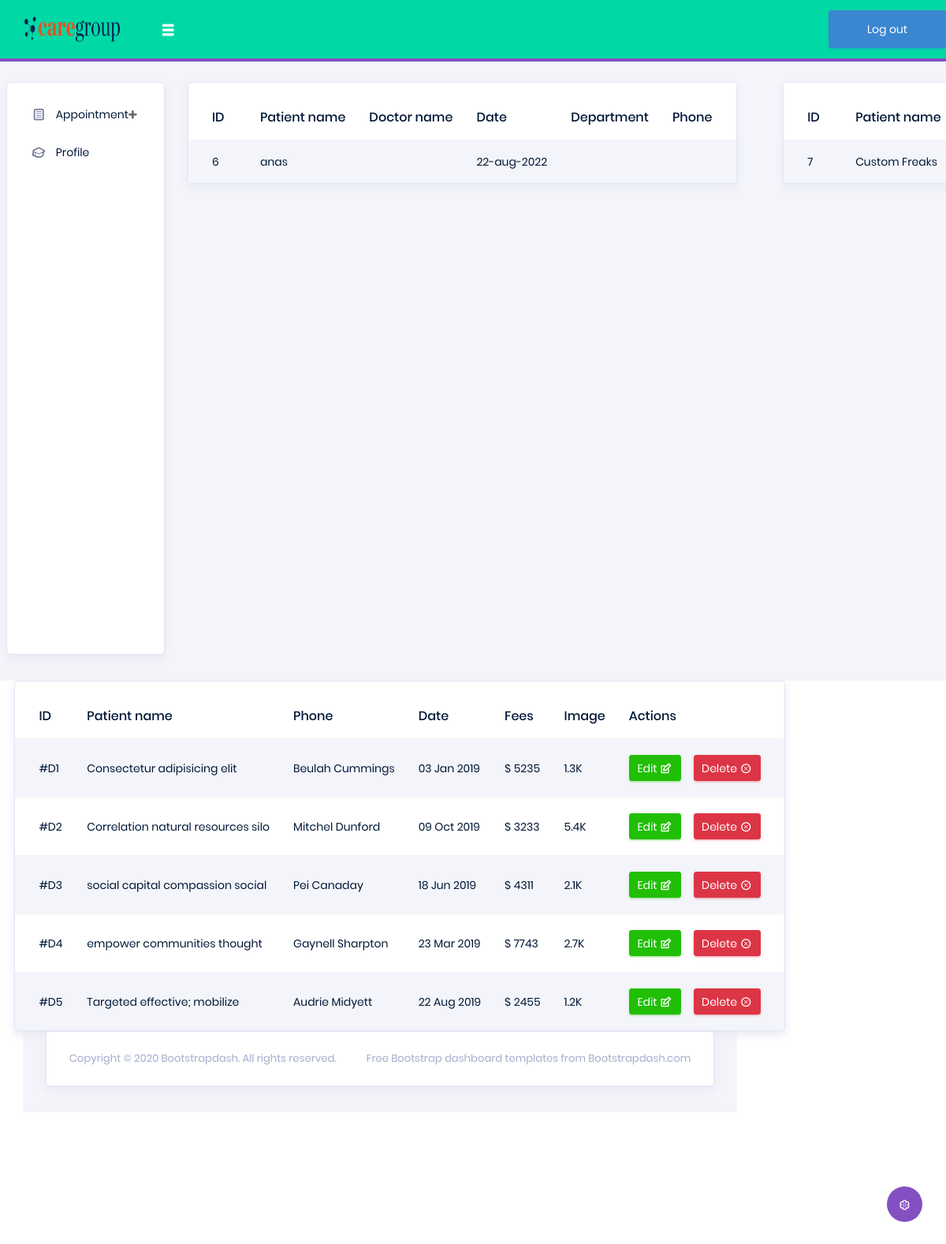
Page /Dashboard/patientdash.php on the committed database.
### tables this page shows
CREATE TABLE `appointment` (
  `id` int(11) NOT NULL,
  `p_name` varchar(50) NOT NULL,
  `email` varchar(50) NOT NULL,
  `date` varchar(50) NOT NULL,
  `department` varchar(50) NOT NULL,
  `doctor` varchar(50) NOT NULL,
  `phone` varchar(50) NOT NULL
);

### Dashboard/patientdash.php (the view, shortened to what this page needs)
<!DOCTYPE html>
<html lang="en">
<head>
  <link rel="stylesheet" href="vendors/typicons/typicons.css">
  <link rel="stylesheet" href="vendors/css/vendor.bundle.base.css">
  <link rel="stylesheet" href="css/vertical-layout-light/style.css">
</head>
<body>
    <nav class="navbar col-lg-12 col-12 p-0 fixed-top d-flex flex-row"  style="background: #00D9A5;">
      <div class="navbar-brand-wrapper d-flex justify-content-center"  style="background: #00D9A5;">
        <div class="navbar-brand-inner-wrapper d-flex justify-content-between align-items-center w-100" >
          <a class="navbar-brand brand-logo" href="index.php"><img src="images/logo-mini.PNG" alt="logo" /></a>
          <button class="navbar-toggler navbar-toggler align-self-center" type="button" data-toggle="minimize">
            <span class="typcn typcn-th-menu"></span>
          </button>
        </div>
      </div>
     <a href="logout.php" class="btn btn-info btn-lg">
          <span class="glyphicon glyphicon-log-out"></span> Log out
        </a>
    </nav>
    <div class="container-fluid page-body-wrapper">
      <div class="theme-setting-wrapper">
        <div id="settings-trigger"><i class="typcn typcn-cog-outline"></i></div>
      </div>
      <nav class="sidebar sidebar-offcanvas" id="sidebar">
        <ul class="nav">
          <li class="nav-item">
            <a class="nav-link" data-toggle="collapse" href="#ui-basic" aria-expanded="false" aria-controls="ui-basic">
              <i class="typcn typcn-document-text menu-icon"></i>
              <span class="menu-title">Appointment</span>
              <i class="menu-arrow"></i>
            </a>
          </li>
          <li class="nav-item">
            <a class="nav-link" href="example.php">
              <i class="typcn typcn-mortar-board menu-icon"></i>
              <span class="menu-title">Profile</span>
            </a>
          </li>
        </ul>
      </nav>
      <?php
      include ('connectt.php');
      $sql = "SELECT * FROM appointment";
      $result = mysqli_query($conn, $sql);
      while ($row = mysqli_fetch_array($result)) { ?>
        <div class='main-panel'>
          <div class='content-wrapper'>
            <div class='row'>
              <div class='col-md-12'>
                <div class='card'>
                  <div class='table-responsive pt-3'>
                    <table class='table table-striped project-orders-table'>
                      <thead>
                        <tr>
                          <th class='ml-5'>ID</th>
                          <th>Patient name</th>
                          <th>Doctor name</th>
                          <th>Date</th>
                          <th>Department</th>
                          <th>Phone</th>
                        </tr>
                      </thead>
                      <tbody>
                        <tr>
                          <td><?php echo $row["id"] ?></td>
                          <td><?php echo $row["p_name"] ?></td>
                          <td><?php echo $row["department"] ?></td>
                          <td><?php echo $row["date"] ?></td>
                          <td><?php echo $row["doctor"] ?></td>
                          <td><?php echo $row["phone"] ?></td>
                        </tr>
                      </tbody>
                    </table>
                  </div>
                </div>
              </div>
            </div>
          </div>
        </div>
      <?php } ?>
    </div>
      <div class="main-panel">
        <div class="content-wrapper">
          <div class="row">
          <div class="row">
            <div class="col-md-12">
              <div class="card">
                <div class="table-responsive pt-3">
                  <table class="table table-striped project-orders-table">
                    <thead>
                      <tr>
                        <th class="ml-5">ID</th>
                        <th>Patient name</th>
                        <th>Phone</th>
                        <th>Date</th>
                        <th>Fees</th>
                        <th>Image</th>
                        <th>Actions</th>
                      </tr>
                    </thead>
                    <tbody>
                      <tr>
                        <td>#D1</td>
                        <td>Consectetur adipisicing elit </td>
                        <td>Beulah Cummings</td>
                        <td>03 Jan 2019</td>
                        <td>$ 5235</td>
                        <td>1.3K</td>
                        <td>
                          <div class="d-flex align-items-center">
                            <button type="button" class="btn btn-success btn-sm btn-icon-text mr-3">
                              Edit
                              <i class="typcn typcn-edit btn-icon-append"></i>
                            </button>
                            <button type="button" class="btn btn-danger btn-sm btn-icon-text">
                              Delete
                              <i class="typcn typcn-delete-outline btn-icon-append"></i>
                            </button>
                          </div>
                        </td>
                      </tr>
                      <tr>
                        <td>#D2</td>
                        <td>Correlation natural resources silo</td>
                        <td>Mitchel Dunford</td>
                        <td>09 Oct 2019</td>
                        <td>$ 3233</td>
                        <td>5.4K</td>
                        <td>
                          <div class="d-flex align-items-center">
                            <button type="button" class="btn btn-success btn-sm btn-icon-text mr-3">
                              Edit
                              <i class="typcn typcn-edit btn-icon-append"></i>
                            </button>
                            <button type="button" class="btn btn-danger btn-sm btn-icon-text">
                              Delete
                              <i class="typcn typcn-delete-outline btn-icon-append"></i>
                            </button>
                          </div>
                        </td>
                      </tr>
                      <tr>
                        <td>#D3</td>
                        <td>social capital compassion social</td>
                        <td>Pei Canaday</td>
                        <td>18 Jun 2019</td>
                        <td>$ 4311</td>
                        <td>2.1K</td>
                        <td>
                          <div class="d-flex align-items-center">
                            <button type="button" class="btn btn-success btn-sm btn-icon-text mr-3">
                              Edit
                              <i class="typcn typcn-edit btn-icon-append"></i>
                            </button>
                            <button type="button" class="btn btn-danger btn-sm btn-icon-text">
                              Delete
                              <i class="typcn typcn-delete-outline btn-icon-append"></i>
                            </button>
                          </div>
                        </td>
                      </tr>
                      <tr>
                        <td>#D4</td>
                        <td>empower communities thought</td>
                        <td>Gaynell Sharpton</td>
                        <td>23 Mar 2019</td>
                        <td>$ 7743</td>
                        <td>2.7K</td>
                        <td>
                          <div class="d-flex align-items-center">
                            <button type="button" class="btn btn-success btn-sm btn-icon-text mr-3">
                              Edit
                              <i class="typcn typcn-edit btn-icon-append"></i>
                            </button>
                            <button type="button" class="btn btn-danger btn-sm btn-icon-text">
                              Delete
                              <i class="typcn typcn-delete-outline btn-icon-append"></i>
                            </button>
                          </div>
                        </td>
                      </tr>
                      <tr>
                        <td>#D5</td>
                        <td> Targeted effective; mobilize </td>
                        <td>Audrie Midyett</td>
                        <td>22 Aug 2019</td>
                        <td>$ 2455</td>
                        <td>1.2K</td>
                        <td>
                          <div class="d-flex align-items-center">
                            <button type="button" class="btn btn-success btn-sm btn-icon-text mr-3">
                              Edit
                              <i class="typcn typcn-edit btn-icon-append"></i>
                            </button>
                            <button type="button" class="btn btn-danger btn-sm btn-icon-text">
                              Delete
                              <i class="typcn typcn-delete-outline btn-icon-append"></i>
                            </button>
                          </div>
                        </td>
                      </tr>
                    </tbody>
                  </table>
                </div>
              </div>
            </div>
          </div>
        </div>
        <footer class="footer">
            <div class="card">
                <div class="card-body">
                    <div class="d-sm-flex justify-content-center justify-content-sm-between">
                        <span class="text-muted text-center text-sm-left d-block d-sm-inline-block">Copyright © 2020 <a href="https://www.bootstrapdash.com/" class="text-muted" target="_blank">Bootstrapdash</a>. All rights reserved.</span>
                        <span class="float-none float-sm-right d-block mt-1 mt-sm-0 text-center text-muted">Free <a href="https://www.bootstrapdash.com/" class="text-muted" target="_blank">Bootstrap dashboard</a> templates from Bootstrapdash.com</span>
                    </div>
                </div>
            </div>
        </footer>
      </div>
    </div>
</body>
</html>

### rows in the picture
appointment: id "6", p_name "anas", date "22-aug-2022"
appointment: id "7", p_name "Custom Freaks"
